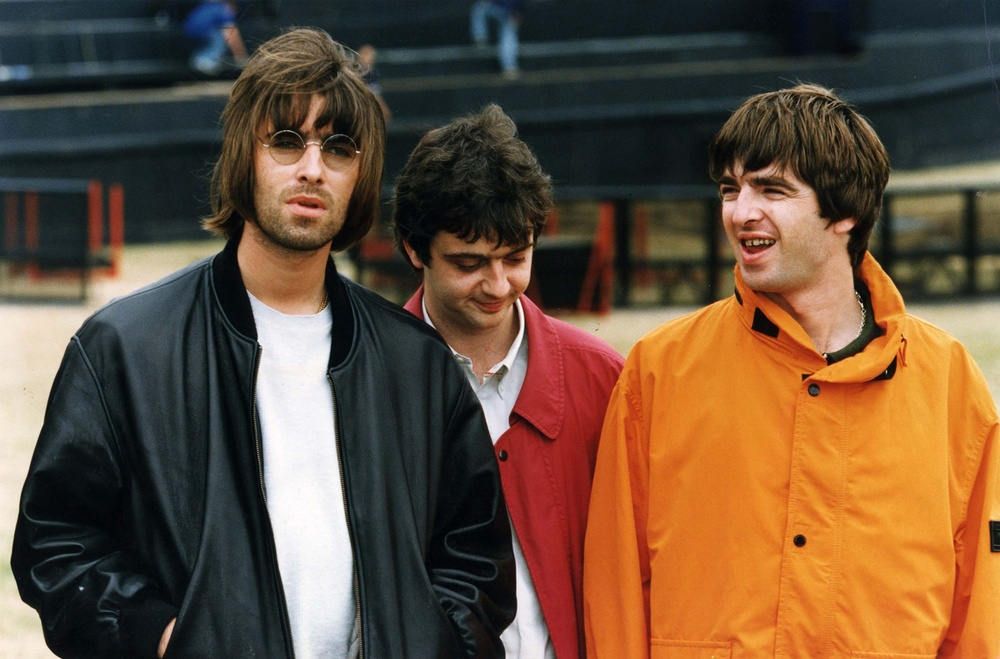
#> input picture Latihan/Latihan/background_image.jpg, 1000 x 659 px, shrunk from 2000 x 1318 before the run, found by its file name
$ python 'Percobaan 3.py'
#> lines starting #> are read from the running program, lines starting #| are printed output that depends on the picture
from PIL import Image, ImageEnhance

image = Image.open('gambar/background_image.jpg')
#> image is the input picture: PIL image 1000x659 RGB; mean R, G, B 104.4, 79.6, 58.8

# Set nilai kecerahan baru
brightness_factor = 1.5
enhancer_brightness = ImageEnhance.Brightness(image)
brightened_image = enhancer_brightness.enhance(brightness_factor)
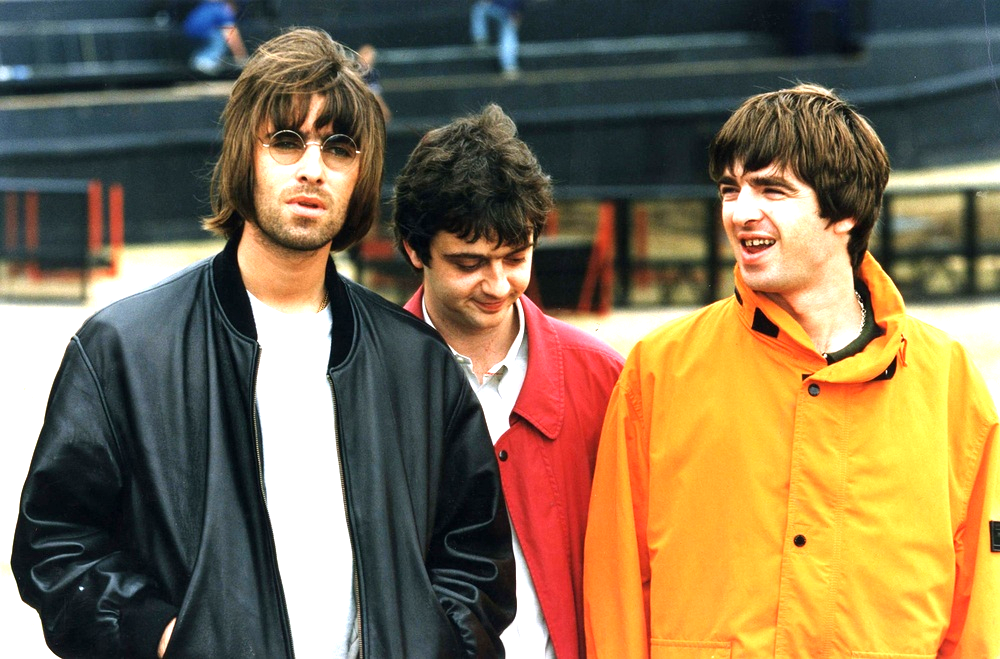
#> brightened_image: PIL image 1000x659 RGB; mean R, G, B 131.3, 112.6, 82.4

# Set nilai kontras baru
contrast_factor = 1.2
enhancer_contrast = ImageEnhance.Contrast(brightened_image)
final_image = enhancer_contrast.enhance(contrast_factor)
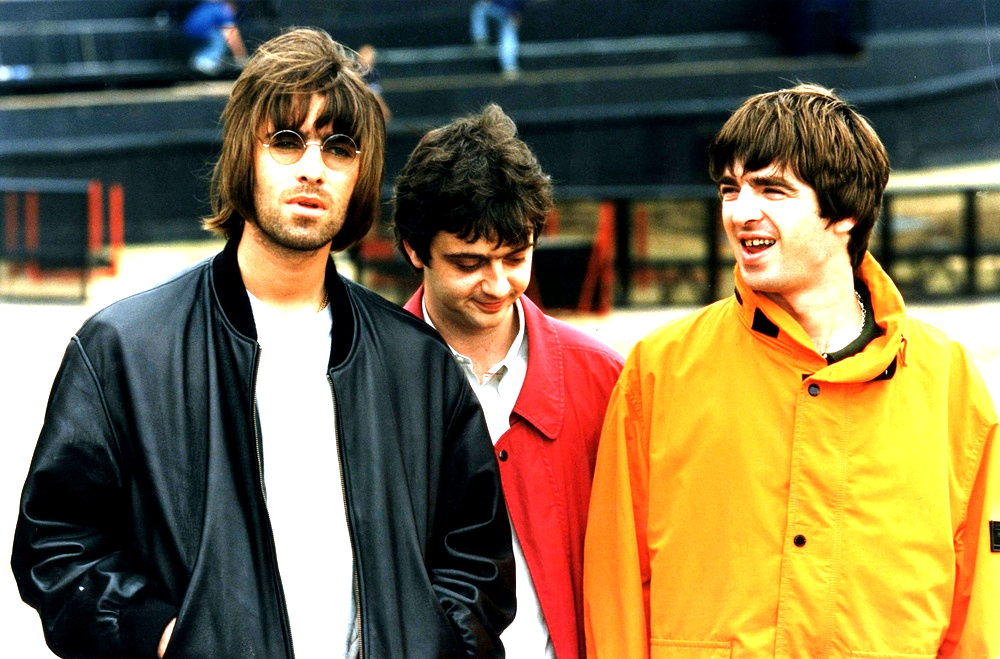
#> final_image: PIL image 1000x659 RGB; mean R, G, B 125.7, 109, 73.6

final_image.save("brightness_contrast_image.jpg")

final_image.show()
